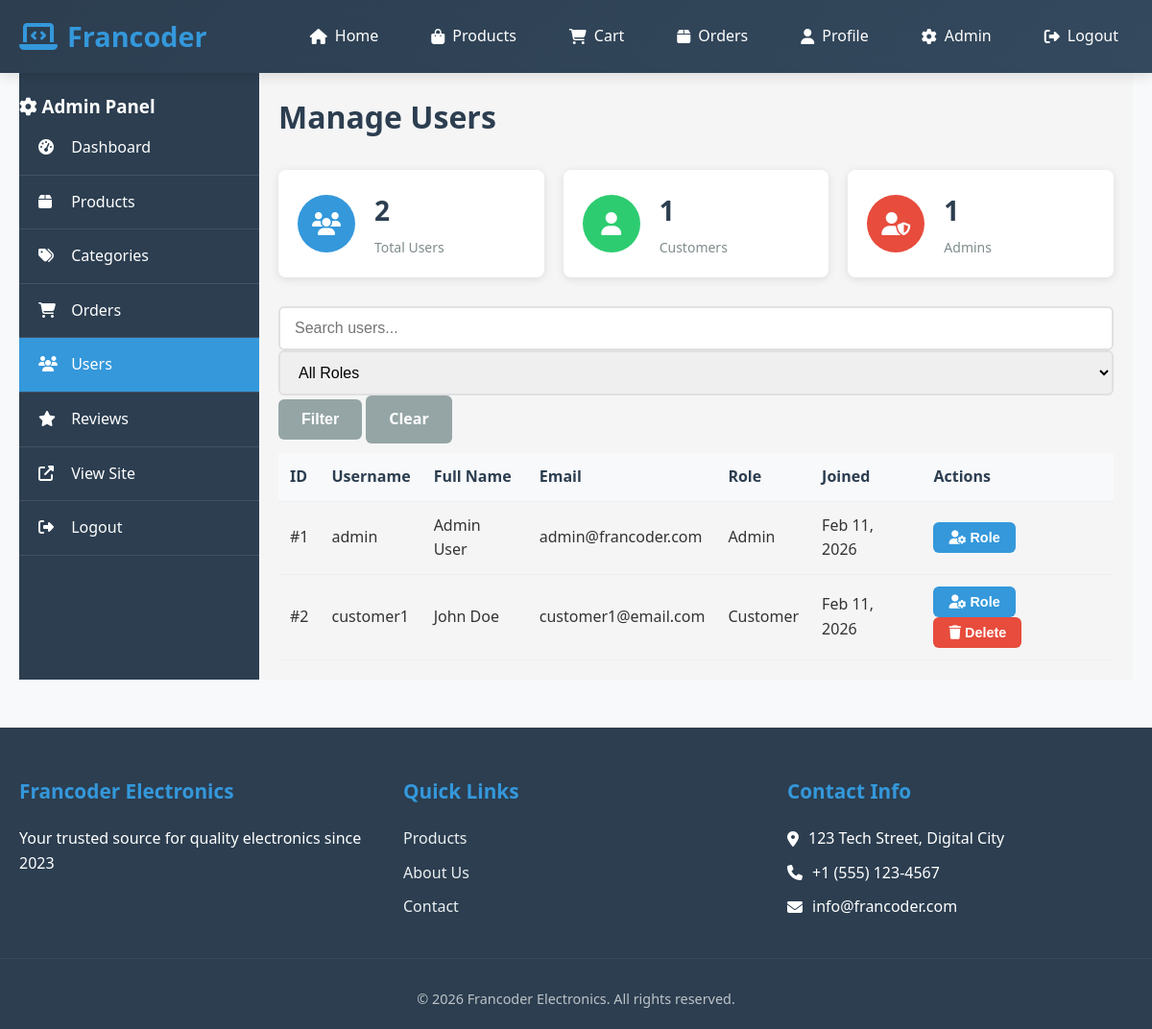
The page /admin/users.php (signed in) on the database its author committed.
### tables this page shows
CREATE TABLE users (
    user_id INT PRIMARY KEY AUTO_INCREMENT,
    username VARCHAR(50) UNIQUE NOT NULL,
    email VARCHAR(100) UNIQUE NOT NULL,
    password_hash VARCHAR(255) NOT NULL,
    full_name VARCHAR(100) NOT NULL,
    address TEXT,
    phone VARCHAR(20),
    role ENUM('customer', 'admin') DEFAULT 'customer',
    created_at TIMESTAMP DEFAULT CURRENT_TIMESTAMP,
    updated_at TIMESTAMP DEFAULT CURRENT_TIMESTAMP ON UPDATE CURRENT_TIMESTAMP
);

### admin/users.php (the view, shortened to what this page needs)
<?php
require_once '../includes/config.php';
$search = $_GET['search'] ?? '';
$params = [];
$sql = "SELECT * FROM users";
$sql .= " ORDER BY created_at DESC";
$stmt = $pdo->prepare($sql);
$stmt->execute($params);
$users = $stmt->fetchAll();
$total_users = $pdo->query("SELECT COUNT(*) FROM users")->fetchColumn();
$total_customers = $pdo->query("SELECT COUNT(*) FROM users WHERE role = 'customer'")->fetchColumn();
$total_admins = $pdo->query("SELECT COUNT(*) FROM users WHERE role = 'admin'")->fetchColumn();
?>
<!DOCTYPE html>
<html lang="en">
<head>
    <link rel="stylesheet" href="../assets/css/style.css">
    <link rel="stylesheet" href="../assets/css/admin.css">
</head>
<body>
    <?php include '../includes/header.php'; ?>
    <div class="admin-container">
        <?php include 'admin-sidebar.php'; ?>
        <main class="admin-main">
            <div class="admin-header">
                <h1>Manage Users</h1>
            </div>
            <div class="stats-grid">
                <div class="stat-card">
                    <div class="stat-icon" style="background-color: #3498db;">
                        <i class="fas fa-users"></i>
                    </div>
                    <div class="stat-info">
                        <h3><?php echo $total_users; ?></h3>
                        <p>Total Users</p>
                    </div>
                </div>
                <div class="stat-card">
                    <div class="stat-icon" style="background-color: #2ecc71;">
                        <i class="fas fa-user"></i>
                    </div>
                    <div class="stat-info">
                        <h3><?php echo $total_customers; ?></h3>
                        <p>Customers</p>
                    </div>
                </div>
                <div class="stat-card">
                    <div class="stat-icon" style="background-color: #e74c3c;">
                        <i class="fas fa-user-shield"></i>
                    </div>
                    <div class="stat-info">
                        <h3><?php echo $total_admins; ?></h3>
                        <p>Admins</p>
                    </div>
                </div>
            </div>
            <div class="admin-filters">
                <form method="GET" class="filter-form">
                    <input type="text" name="search" placeholder="Search users..."
                           value="<?php echo htmlspecialchars($search); ?>">
                    <select name="role">
                        <option value="">All Roles</option>
                    </select>
                    <button type="submit" class="btn-secondary">Filter</button>
                    <a href="users.php" class="btn-secondary">Clear</a>
                </form>
            </div>
            <div class="admin-table-container">
                <table class="admin-table">
                    <thead>
                        <tr>
                            <th>ID</th>
                            <th>Username</th>
                            <th>Full Name</th>
                            <th>Email</th>
                            <th>Role</th>
                            <th>Joined</th>
                            <th>Actions</th>
                        </tr>
                    </thead>
                    <tbody>
                        <?php if (empty($users)): ?>
                            <tr>
                                <td colspan="7" class="text-center">No users found</td>
                            </tr>
                        <?php else: ?>
                            <?php foreach ($users as $user): ?>
                            <tr>
                                <td>#<?php echo $user['user_id']; ?></td>
                                <td><?php echo htmlspecialchars($user['username']); ?></td>
                                <td><?php echo htmlspecialchars($user['full_name']); ?></td>
                                <td><?php echo htmlspecialchars($user['email']); ?></td>
                                <td>
                                    <span class="role-badge role-<?php echo $user['role']; ?>">
                                        <?php echo ucfirst($user['role']); ?>
                                    </span>
                                </td>
                                <td><?php echo date('M d, Y', strtotime($user['created_at'])); ?></td>
                                <td class="actions">
                                    <button onclick="showRoleModal(<?php echo $user['user_id']; ?>, '<?php echo $user['role']; ?>', '<?php echo htmlspecialchars($user['username']); ?>')"
                                            class="btn-primary btn-sm">
                                        <i class="fas fa-user-cog"></i> Role
                                    </button>
                                    <?php if ($user['user_id'] != $_SESSION['user_id']): ?>
                                        <button onclick="confirmDelete(<?php echo $user['user_id']; ?>, '<?php echo htmlspecialchars($user['username']); ?>')"
                                                class="btn-danger btn-sm">
                                            <i class="fas fa-trash"></i> Delete
                                        </button>
                                    <?php endif; ?>
                                </td>
                            </tr>
                            <?php endforeach; ?>
                        <?php endif; ?>
                    </tbody>
                </table>
            </div>
        </main>
    </div>
    <?php include '../includes/footer.php'; ?>
</body>
</html>

### assets/css/style.css (style rules this page uses)
* { margin: 0; padding: 0; box-sizing: border-box; }
html { scroll-behavior: smooth; }
body { font-family: 'Segoe UI', Tahoma, Geneva, Verdana, sans-serif; line-height: 1.6; color: #333; background-color: #f8f9fa; overflow-x: hidden; }
main { min-height: calc(100vh - 300px); padding: 30px 0; }
.filter-form input, .filter-form select, .filter-form textarea { width: 100%; padding: 12px 15px; border: 2px solid #e0e0e0; border-radius: 6px; font-size: 1rem; transition: border-color 0.3s; }
.btn-primary, .btn-secondary, .btn-danger { display: inline-block; padding: 12px 24px; border: none; border-radius: 6px; font-size: 1rem; font-weight: 600; cursor: pointer; text-decoration: none; transition: all 0.3s ease; text-align: center; }
.btn-primary { background: #3498db; color: white; }
.btn-secondary { background: #95a5a6; color: white; }
.btn-danger { background: #e74c3c; color: white; }
.btn-sm { padding: 8px 16px; font-size: 0.9rem; }

### assets/css/admin.css (style rules this page uses)
.admin-container { display: flex; min-height: calc(100vh - 200px); }
.admin-main { flex: 1; padding: 20px; background: #f5f5f5; }
.admin-header { margin-bottom: 30px; }
.admin-header h1 { margin-bottom: 10px; color: #2c3e50; }
.stats-grid { display: grid; grid-template-columns: repeat(auto-fit, minmax(250px, 1fr)); gap: 20px; margin-bottom: 30px; }
.stat-card { background: white; border-radius: 8px; padding: 20px; display: flex; align-items: center; box-shadow: 0 2px 10px rgba(0,0,0,0.1); }
.stat-icon { width: 60px; height: 60px; border-radius: 50%; display: flex; align-items: center; justify-content: center; margin-right: 20px; }
.stat-icon i { font-size: 24px; color: white; }
.stat-info h3 { font-size: 28px; margin-bottom: 5px; color: #2c3e50; }
.stat-info p { color: #7f8c8d; font-size: 14px; }
.admin-table { width: 100%; border-collapse: collapse; margin-top: 10px; }
.admin-table th, .admin-table td { padding: 12px; text-align: left; border-bottom: 1px solid #eee; }
.admin-table th { background: #f8f9fa; font-weight: bold; color: #2c3e50; }
.btn-sm { padding: 5px 10px; font-size: 14px; }
.btn-danger { background: #e74c3c; }

### rows shown on the page
users: user_id "1", username "admin", full_name "Admin User", email "admin@francoder.com", role "Admin", created_at "Feb 11, 2026"
users: user_id "2", username "customer1", full_name "John Doe", email "customer1@email.com", role "Customer", created_at "Feb 11, 2026"

### other values the page prints
$total_users "2"
$total_customers "1"
$total_admins "1"
